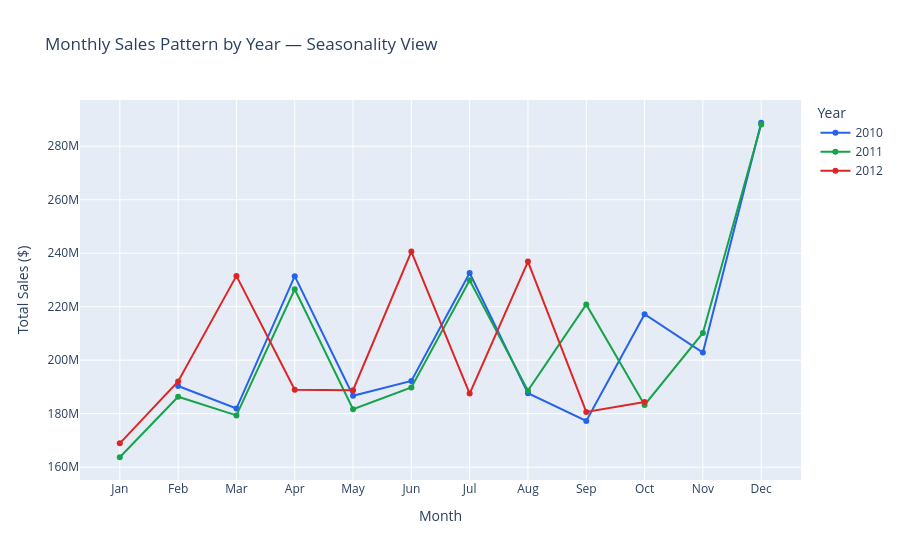

The notebook cell saved with this chart:
### Code cell
df['Month'] = df['Date'].dt.month
df['Year']  = df['Date'].dt.year
df['Week']  = df['Date'].dt.isocalendar().week.astype(int)

monthly_sales = df.groupby(['Year', 'Month'])['Weekly_Sales'].sum().reset_index()

fig = px.line(monthly_sales, x='Month', y='Weekly_Sales',
              color='Year', color_discrete_sequence=['#2563eb', '#16a34a', '#dc2626'],
              title='Monthly Sales Pattern by Year — Seasonality View',
              labels={'Weekly_Sales': 'Total Sales ($)', 'Month': 'Month'},
              markers=True)

fig.update_layout(xaxis=dict(
    tickmode='array',
    tickvals=list(range(1, 13)),
    ticktext=['Jan','Feb','Mar','Apr','May','Jun',
              'Jul','Aug','Sep','Oct','Nov','Dec']
))
fig.write_html('plots/monthly_seasonality.html')
fig.show()

print("\nAverage sales by month (all years):")
print(df.groupby('Month')['Weekly_Sales'].mean().round(0).to_string())

### Figure 1 — Plotly figure (JSON) as saved in the notebook; plotly's stock layout.template omitted (floating-point values rounded to 4 significant figures)
{"data": [{"hovertemplate": "Year=2010<br>Month=%{x}<br>Total Sales ($)=%{y}<extra></extra>", "legendgroup": "2010", "line": {"color": "#2563eb", "dash": "solid"}, "marker": {"symbol": "circle"}, "mode": "lines+markers", "name": "2010", "orientation": "v", "showlegend": true, "type": "scatter", "x": [2, 3, 4, 5, 6, 7, 8, 9, 10, 11, 12], "xaxis": "x", "y": [190300000.0, 181900000.0, 231400000.0, 186700000.0, 192200000.0, 232600000.0, 187600000.0, 177300000.0, 217200000.0, 202900000.0, 288800000.0], "yaxis": "y"}, {"hovertemplate": "Year=2011<br>Month=%{x}<br>Total Sales ($)=%{y}<extra></extra>", "legendgroup": "2011", "line": {"color": "#16a34a", "dash": "solid"}, "marker": {"symbol": "circle"}, "mode": "lines+markers", "name": "2011", "orientation": "v", "showlegend": true, "type": "scatter", "x": [1, 2, 3, 4, 5, 6, 7, 8, 9, 10, 11, 12], "xaxis": "x", "y": [163700000.0, 186300000.0, 179400000.0, 226500000.0, 181600000.0, 189800000.0, 229900000.0, 188600000.0, 220800000.0, 183300000.0, 210200000.0, 288100000.0], "yaxis": "y"}, {"hovertemplate": "Year=2012<br>Month=%{x}<br>Total Sales ($)=%{y}<extra></extra>", "legendgroup": "2012", "line": {"color": "#dc2626", "dash": "solid"}, "marker": {"symbol": "circle"}, "mode": "lines+markers", "name": "2012", "orientation": "v", "showlegend": true, "type": "scatter", "x": [1, 2, 3, 4, 5, 6, 7, 8, 9, 10], "xaxis": "x", "y": [168900000.0, 192100000.0, 231500000.0, 188900000.0, 188800000.0, 240600000.0, 187500000.0, 236900000.0, 180600000.0, 184400000.0], "yaxis": "y"}], "layout": {"legend": {"title": {"text": "Year"}, "tracegroupgap": 0}, "title": {"text": "Monthly Sales Pattern by Year — Seasonality View"}, "xaxis": {"anchor": "y", "domain": [0, 1], "tickmode": "array", "ticktext": ["Jan", "Feb", "Mar", "Apr", "May", "Jun", "Jul", "Aug", "Sep", "Oct", "Nov", "Dec"], "tickvals": [1, 2, 3, 4, 5, 6, 7, 8, 9, 10, 11, 12], "title": {"text": "Month"}}, "yaxis": {"anchor": "x", "domain": [0, 1], "title": {"text": "Total Sales ($)"}}}}
